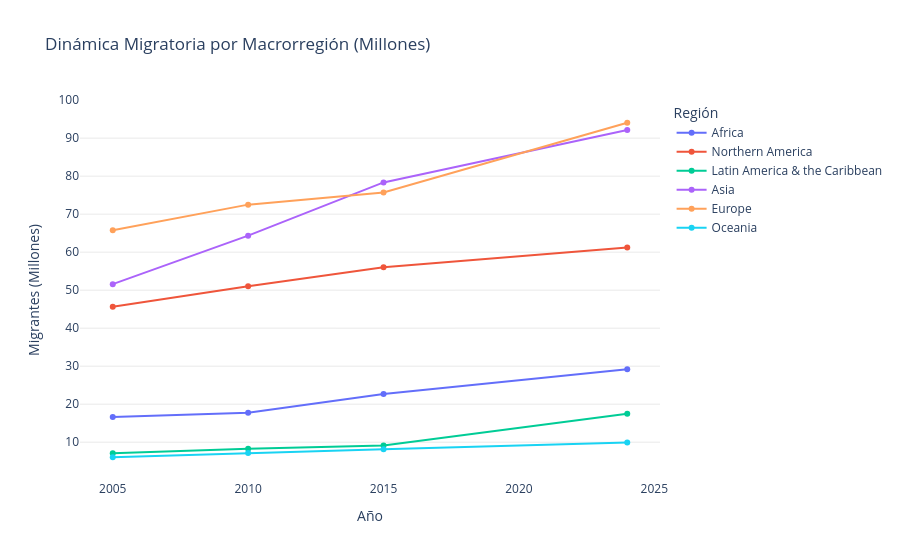

The notebook cell saved with this chart:
### Markdown cell above
### Aplicación Filosofía Edward Tufte: Se maximizó la proporción datos/tinta eliminando fondos grises y cuadrículas innecesarias en los gráficos de Plotly.

### Code cell
# 1. Definir las regiones clave (nuestros macro-mercados)
regiones = ['Africa', 'Asia', 'Europe', 'Latin America & the Caribbean', 'Northern America', 'Oceania']

# 2. Filtrar el dataframe para aislar la métrica principal solo en estas regiones
df_regiones = df[(df['Country'].isin(regiones)) & 
                 (df['Metric'] == 'International migrant stock: Both sexes (number)')].copy()

# 3. Transformar los valores a millones para una lectura directiva rápida
df_regiones['Value_Millions'] = df_regiones['Value'] / 1000000

# 4. Crear gráfico de líneas comparativo (Aplicando Ley de Similaridad por color)
fig2 = px.line(
    df_regiones, 
    x='Year', 
    y='Value_Millions', 
    color='Country',
    markers=True,
    title='Dinámica Migratoria por Macrorregión (Millones)'
)

# 5. Limpieza visual estilo Tufte: eliminar fondos pesados y priorizar la data
fig2.update_layout(
    plot_bgcolor='white',
    xaxis=dict(showgrid=False, title='Año'),
    yaxis=dict(showgrid=True, gridcolor='lightgray', gridwidth=0.5, title='Migrantes (Millones)'),
    legend_title_text='Región'
)

# 6. Desplegar el gráfico
fig2.show()

### Figure 1 — Plotly figure (JSON) as saved in the notebook; plotly's stock layout.template omitted (floating-point values rounded to 4 significant figures)
{"data": [{"hovertemplate": "Country=Africa<br>Year=%{x}<br>Value_Millions=%{y}<extra></extra>", "legendgroup": "Africa", "line": {"color": "#636efa", "dash": "solid"}, "marker": {"symbol": "circle"}, "mode": "lines+markers", "name": "Africa", "orientation": "v", "showlegend": true, "type": "scatter", "x": [2005, 2010, 2015, 2024], "xaxis": "x", "y": [16.6, 17.75, 22.68, 29.18], "yaxis": "y"}, {"hovertemplate": "Country=Northern America<br>Year=%{x}<br>Value_Millions=%{y}<extra></extra>", "legendgroup": "Northern America", "line": {"color": "#EF553B", "dash": "solid"}, "marker": {"symbol": "circle"}, "mode": "lines+markers", "name": "Northern America", "orientation": "v", "showlegend": true, "type": "scatter", "x": [2005, 2010, 2015, 2024], "xaxis": "x", "y": [45.66, 51.01, 56.02, 61.21], "yaxis": "y"}, {"hovertemplate": "Country=Latin America & the Caribbean<br>Year=%{x}<br>Value_Millions=%{y}<extra></extra>", "legendgroup": "Latin America & the Caribbean", "line": {"color": "#00cc96", "dash": "solid"}, "marker": {"symbol": "circle"}, "mode": "lines+markers", "name": "Latin America & the Caribbean", "orientation": "v", "showlegend": true, "type": "scatter", "x": [2005, 2010, 2015, 2024], "xaxis": "x", "y": [7.112, 8.276, 9.11, 17.51], "yaxis": "y"}, {"hovertemplate": "Country=Asia<br>Year=%{x}<br>Value_Millions=%{y}<extra></extra>", "legendgroup": "Asia", "line": {"color": "#ab63fa", "dash": "solid"}, "marker": {"symbol": "circle"}, "mode": "lines+markers", "name": "Asia", "orientation": "v", "showlegend": true, "type": "scatter", "x": [2005, 2010, 2015, 2024], "xaxis": "x", "y": [51.58, 64.34, 78.35, 92.17], "yaxis": "y"}, {"hovertemplate": "Country=Europe<br>Year=%{x}<br>Value_Millions=%{y}<extra></extra>", "legendgroup": "Europe", "line": {"color": "#FFA15A", "dash": "solid"}, "marker": {"symbol": "circle"}, "mode": "lines+markers", "name": "Europe", "orientation": "v", "showlegend": true, "type": "scatter", "x": [2005, 2010, 2015, 2024], "xaxis": "x", "y": [65.79, 72.51, 75.71, 94.05], "yaxis": "y"}, {"hovertemplate": "Country=Oceania<br>Year=%{x}<br>Value_Millions=%{y}<extra></extra>", "legendgroup": "Oceania", "line": {"color": "#19d3f3", "dash": "solid"}, "marker": {"symbol": "circle"}, "mode": "lines+markers", "name": "Oceania", "orientation": "v", "showlegend": true, "type": "scatter", "x": [2005, 2010, 2015, 2024], "xaxis": "x", "y": [6.042, 7.135, 8.168, 9.901], "yaxis": "y"}], "layout": {"legend": {"title": {"text": "Región"}, "tracegroupgap": 0}, "plot_bgcolor": "white", "title": {"text": "Dinámica Migratoria por Macrorregión (Millones)"}, "xaxis": {"anchor": "y", "domain": [0, 1], "showgrid": false, "title": {"text": "Año"}}, "yaxis": {"anchor": "x", "domain": [0, 1], "gridcolor": "lightgray", "gridwidth": 0.5, "showgrid": true, "title": {"text": "Migrantes (Millones)"}}}}
